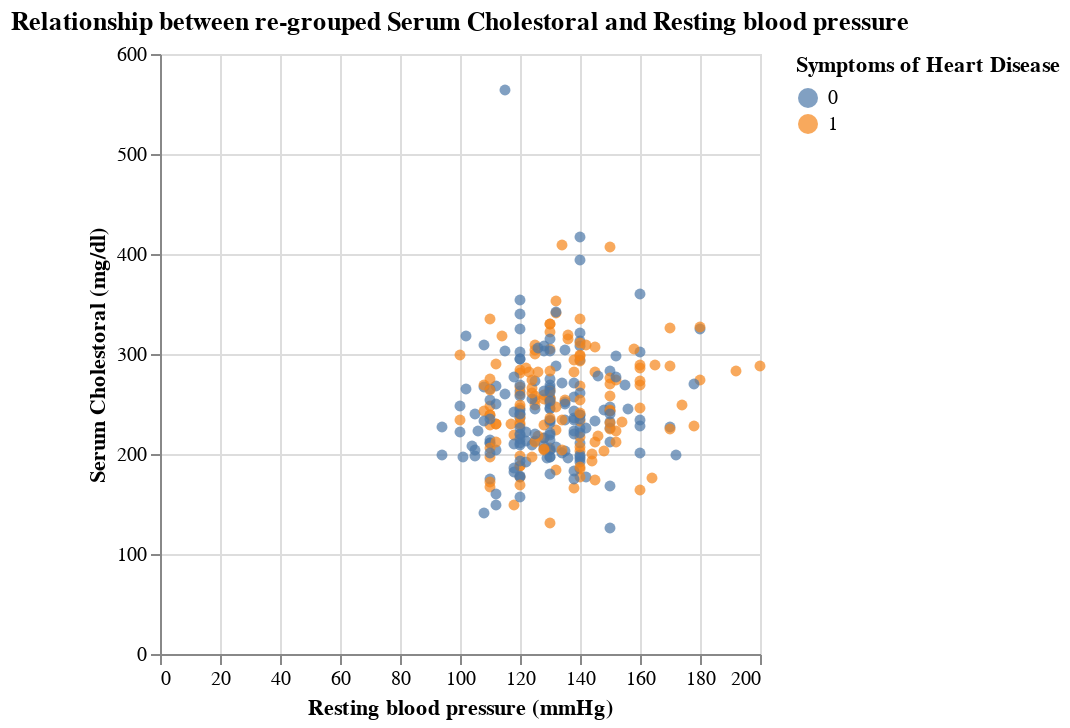

Write notebook code for a chart like this one.
### Markdown cell above
# 5.3 Choosing the two variables to use

### Code cell
#exploring relationship between chol and trest bps for diagnosis with new groupings
regrouped_plot = alt.Chart(heart_disease).mark_circle(opacity =0.7).encode(
    x=alt.X("trestbps").title("Resting blood pressure (mmHg)"),
    y=alt.Y("chol").title("Serum Cholestoral (mg/dl)"),
    color=alt.Color("num:N").title("Symptoms of Heart Disease")
).properties(title='Relationship between re-grouped Serum Cholestoral and Resting blood pressure')
regrouped_plot

### Figure 1 — Vega-Lite specification as saved in the notebook (floating-point values rounded to 4 significant figures; data arrays with more than 128 entries replaced by an {"elided": "..."} marker saying what was removed)
{"config": {"view": {"continuousWidth": 300, "continuousHeight": 300}}, "data": {"name": "data-bcd6aa413879de1627245d500593a33e"}, "mark": {"type": "circle", "opacity": 0.7}, "encoding": {"color": {"field": "num", "title": "Symptoms of Heart Disease", "type": "nominal"}, "x": {"field": "trestbps", "title": "Resting blood pressure (mmHg)", "type": "quantitative"}, "y": {"field": "chol", "title": "Serum Cholestoral (mg/dl)", "type": "quantitative"}}, "title": "Relationship between re-grouped Serum Cholestoral and Resting blood pressure", "$schema": "https://vega.github.io/schema/vega-lite/v5.16.3.json", "datasets": {"data-bcd6aa413879de1627245d500593a33e": {"elided": "303 records"}}}
